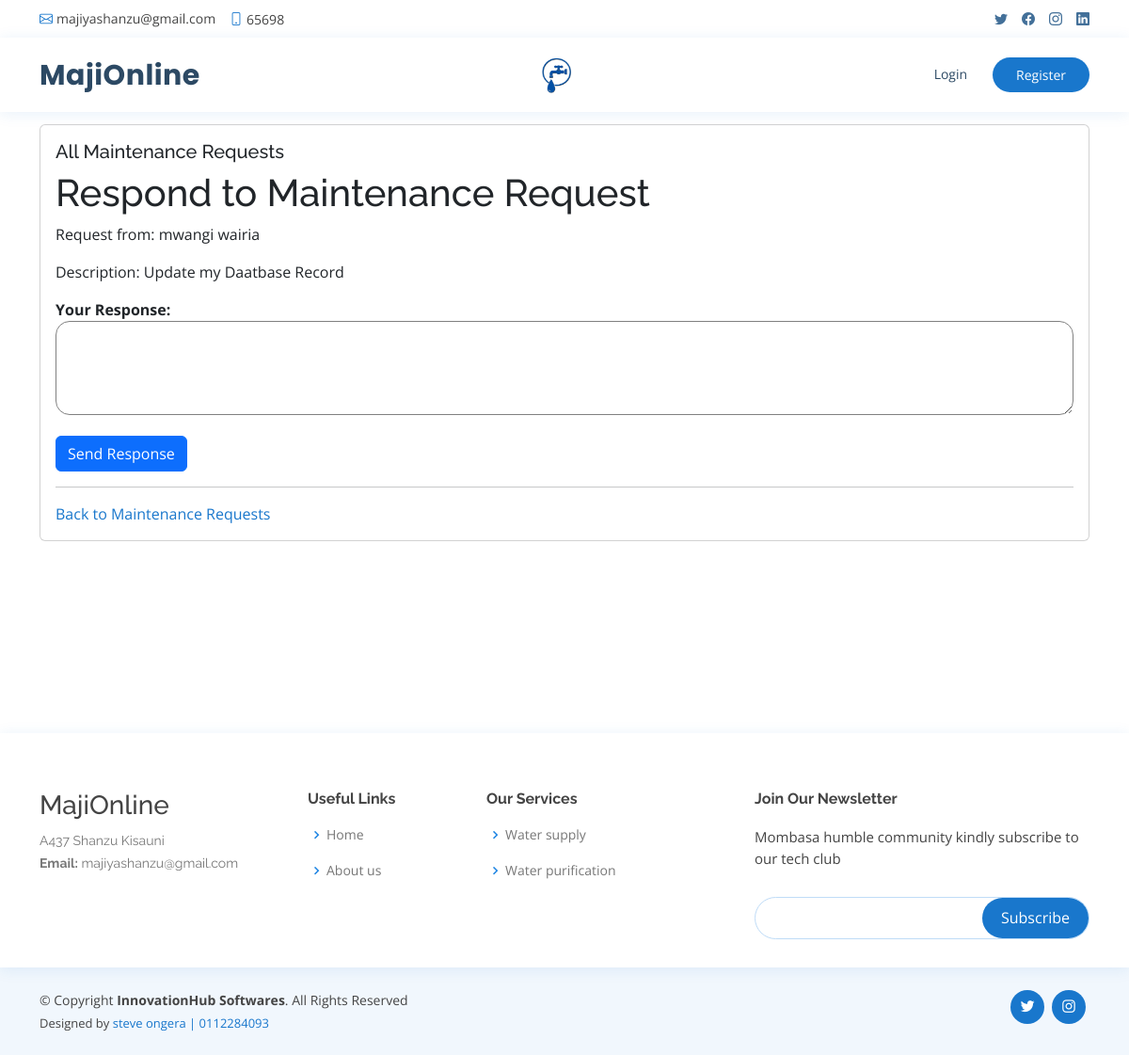
Before: /maintenance/request/7/respond/ with the older database file.
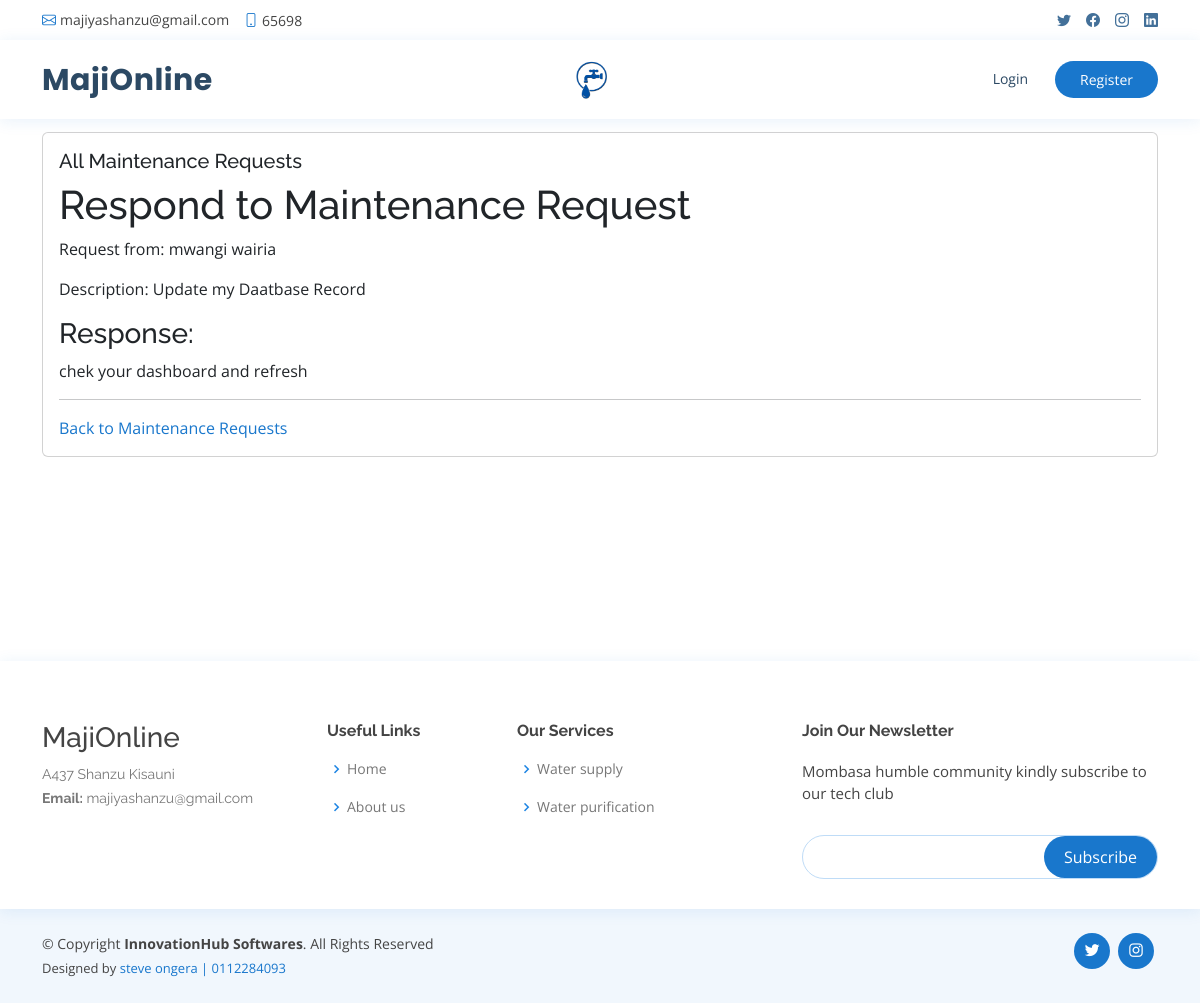
After: the same page with the newer database file.
### Record/models.py (models this page shows, shortened)
class MaintenanceRequest(models.Model):
    tenant = models.ForeignKey(Tenant, on_delete=models.CASCADE)
    description = models.TextField()
    status = models.CharField(max_length=20, choices=[
        ('pending', 'Pending'),
        ('in_progress', 'In Progress'),
        ('completed', 'Completed'),
    ], default='pending')
    date_created = models.DateTimeField(auto_now_add=True)
    date_completed = models.DateTimeField(null=True, blank=True)
    response = models.TextField(blank=True)

class Tenant(models.Model):
    user_name = models.CharField(max_length=100)
    identification_number = models.CharField(max_length=20, unique=True)
    first_name = models.CharField(max_length=100)
    last_name = models.CharField(max_length=100)
    email = models.EmailField()
    phone = models.CharField(max_length=20)
    address = models.TextField()
    avatar = models.ImageField(upload_to='media', default='media/avatar.svg')
    house = models.ForeignKey(House,  on_delete=models.CASCADE)
    tap_no = models.CharField(max_length=100 , null=True, blank=True)

### Record/views.py (the view)
# urls.py: path('maintenance/request/<int:request_id>/respond/', views.respond_to_request, name='respond_to_request'),
def respond_to_request(request, request_id):
    maintenance_request = get_object_or_404(MaintenanceRequest, id=request_id)
    if request.method == 'POST':
        form = ResponseForm(request.POST)
        if form.is_valid():
            response = form.cleaned_data['response']
            maintenance_request.response = response  # Save response to model
            maintenance_request.status = 'responded'
            maintenance_request.save()
            messages.success(request, 'Response sent successfully.')
            return redirect('maintenance_request_list')
    else:
        form = ResponseForm()
    context = {
        'maintenance_request': maintenance_request,
        'form': form,
    }
    return render(request, 'respond_to_request.html', context)

### Record/forms.py
class ResponseForm(forms.Form):
    response = forms.CharField(label='Your Response', widget=forms.Textarea)

### templates/respond_to_request.html (shortened to what this page needs)
{% extends 'base.html' %}
{% block content %}
<br>
<br>
<br>
<main id="main" class="main">
<section class="section">
    <div class="container">
        <div class="row">
                <div class="col-lg-12">
                    <div class="card">
                        <div class="card-body">
                        <h5 class="card-title">All Maintenance Requests</h5>
                        <h1>Respond to Maintenance Request</h1>
                        <p>Request from: {{ maintenance_request.tenant.first_name }} {{ maintenance_request.tenant.last_name }}</p>
                        <p>Description: {{ maintenance_request.description }}</p>
                        {% if maintenance_request.status == 'responded' %}
                        <h3>Response:</h3>
                        <p>{{ maintenance_request.response }}</p>
                        {% else %}
                        <form method="post" class="form-group">
                            {{ form.as_p }}
                            <button class="btn btn-primary" type="submit">Send Response</button>
                        </form>
                        {% endif %}
                        <hr>
                        <a href="{% url 'maintenance_request_list' %}">Back to Maintenance Requests</a>
                    </div>
                </div>
            </div>
    </div>
    </div>
</section>
</main>
{% endblock %}

Changed rows visible on the page:
changed MaintenanceRequest "Update my Daatbase Record": status "pending" → "responded" (drawn); response (not shown) → "chek your dashboard and refresh"
Other visible differences:
text no longer shown: "Your Response: Send Response"
text now shown: "Response:"
